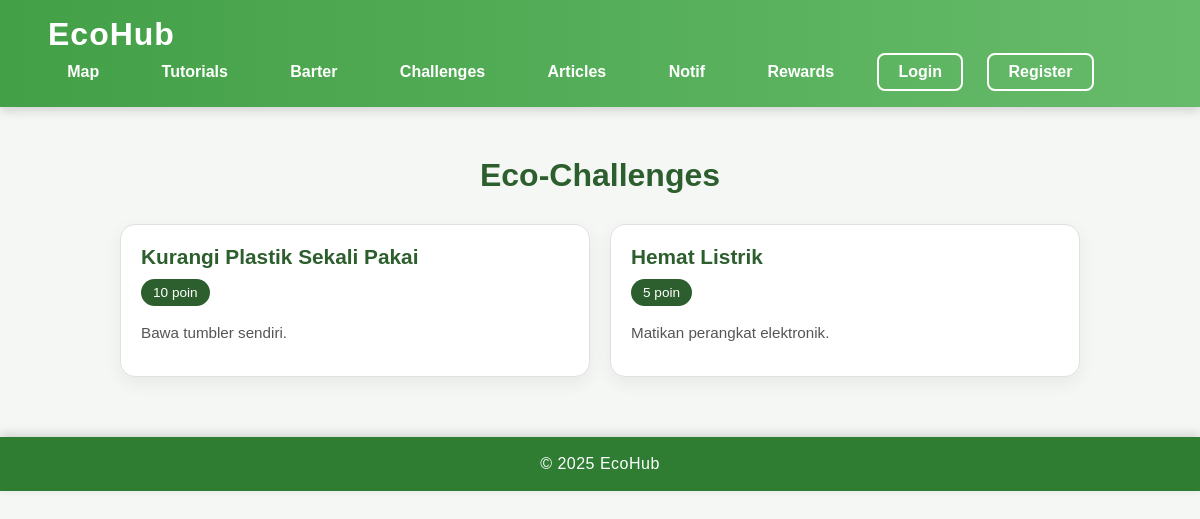
The app's page /challenges.php with its own data.
### tables this page shows
CREATE TABLE eco_challenges (
    id INT AUTO_INCREMENT PRIMARY KEY,
    title VARCHAR(150) NOT NULL,
    description TEXT,
    points INT DEFAULT 0,
    created_at TIMESTAMP DEFAULT CURRENT_TIMESTAMP
);

### challenges.php (the view, shortened to what this page needs)
<?php
require_once 'config.php';
$challenges = $pdo->prepare("
    SELECT c.*
    FROM eco_challenges c
    WHERE c.id NOT IN (
        SELECT challenge_id
        FROM user_challenges
        WHERE user_id = ?
    )
    ORDER BY c.created_at DESC
");
$challenges->execute([current_user_id()]);
$challenges = $challenges->fetchAll();
?>
<!doctype html>
<html lang="id">
<head>
<link rel="stylesheet" href="assets/css/styling.css">
<link rel="stylesheet" href="assets/css/challenges.css">
</head>
<body>
<?php include 'navbar.php'; ?>
<div class="challenge-page">
<h2 class="challenge-title">Eco-Challenges</h2>
<div class="challenge-grid">
<?php foreach($challenges as $c): ?>
    <div class="challenge-card">
        <h3><?= htmlspecialchars($c['title']) ?></h3>
        <div class="challenge-points">
            <?= $c['points'] ?> poin
        </div>
        <p class="challenge-desc">
            <?= htmlspecialchars($c['description']) ?>
        </p>
    </div>
<?php endforeach; ?>
</div>
</div>
<footer><p>© 2025 EcoHub</p></footer>
</body>
</html>

### assets/css/styling.css (style rules this page uses)
* { margin: 0; padding: 0; box-sizing: border-box; font-family: "Poppins", sans-serif; }
body { background: #f5f7f5; color: #333; }
footer { background: #2E7D32; color: #FFF; text-align: center; padding: 18px 0; margin-top: 50px; font-weight: 500; letter-spacing: 0.5px; box-shadow: 0 -3px 10px rgba(0,0,0,0.15); }

### assets/css/challenges.css (style rules this page uses)
.challenge-page { max-width: 1000px; margin: 40px auto; padding: 10px 20px; }
.challenge-title { font-size: 2rem; text-align: center; font-weight: 700; color: #2c5f2d; margin-bottom: 30px; }
.challenge-grid { display: grid; grid-template-columns: repeat(auto-fit, minmax(280px, 1fr)); gap: 20px; }
.challenge-card { background: #ffffff; border-radius: 15px; padding: 20px; border: 1px solid #e1e1e1; box-shadow: 0 6px 18px rgba(0, 0, 0, 0.06); transition: 0.25s; }
.challenge-card h3 { font-size: 1.3rem; font-weight: 700; margin-bottom: 10px; color: #2c5f2d; }
.challenge-desc { color: #555; font-size: 0.95rem; margin-bottom: 15px; }
.challenge-points { display: inline-block; padding: 6px 12px; background: #2c5f2d; color: #fff; font-size: 0.85rem; border-radius: 20px; margin-bottom: 18px; }

### records on screen
eco_challenges: title "Kurangi Plastik Sekali Pakai", points "10", description "Bawa tumbler sendiri."
eco_challenges: title "Hemat Listrik", points "5", description "Matikan perangkat elektronik."
